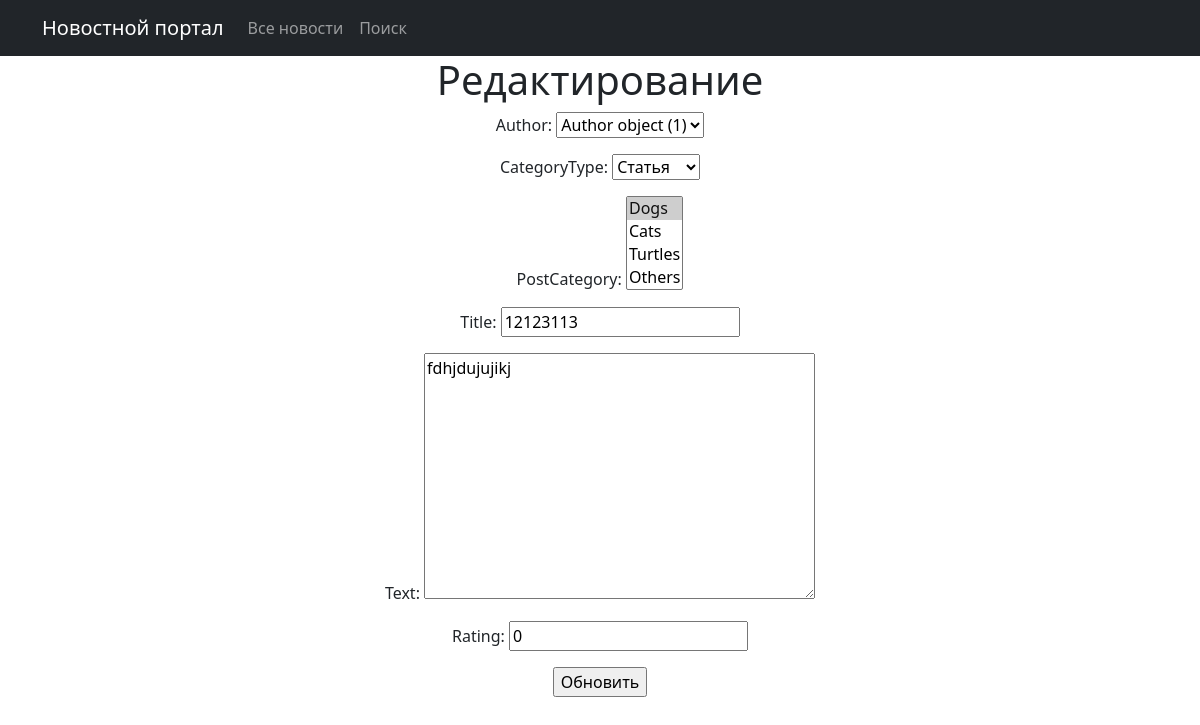
/news/create/16/edit/ (signed in), run on the app's committed database.
### News/models.py (models this page shows, shortened)
class Post(models.Model):
    author = models.ForeignKey(Author, on_delete=models.CASCADE)
    NEWS = 'NW'
    ARTICLE = 'AR'
    CATEGORY_CHOICES = (
        (NEWS, 'Новость'),
        (ARTICLE, 'Статья'),
    )
    categoryType = models.CharField(max_length=2, choices=CATEGORY_CHOICES, default=ARTICLE)
    dateCreation = models.DateTimeField(auto_now_add=True)
    postCategory = models.ManyToManyField(Category, through='PostCategory')
    title = models.CharField(max_length=128)
    text = models.TextField()
    rating = models.SmallIntegerField(default=0)

### News/views.py (the view)
# urls.py: path('<int:pk>/edit/', PostEdit.as_view(), name='post_update'),
class PostEdit(PermissionRequiredMixin, UpdateView):
    permission_required = ('newsapp.edit_post',)
    form_class = PostForm
    model = Post
    template_name = 'flatpages/edit.html'

### News/forms.py
class PostForm(forms.ModelForm):
    class Meta:
        model = Post
        fields = '__all__'

### News/models.py (called while the page is built)
    def __str__(self):
        return f'{self.name}'

### templates/flatpages/edit.html (shortened to what this page needs)
{% extends 'flatpages/default.html' %}
{% load custom_filters %}
{% load custom_tags %}
{% block content %}
<h1>Редактирование</h1>
<form action="" method="post">
    {{ form.as_p }}
<input type="submit" value="Обновить" />
</form>
{% endblock content %}

### data on the page
Post: author "Author object (1)", categoryType "Статья", title "12123113", text "fdhjdujujikj", rating "0"
